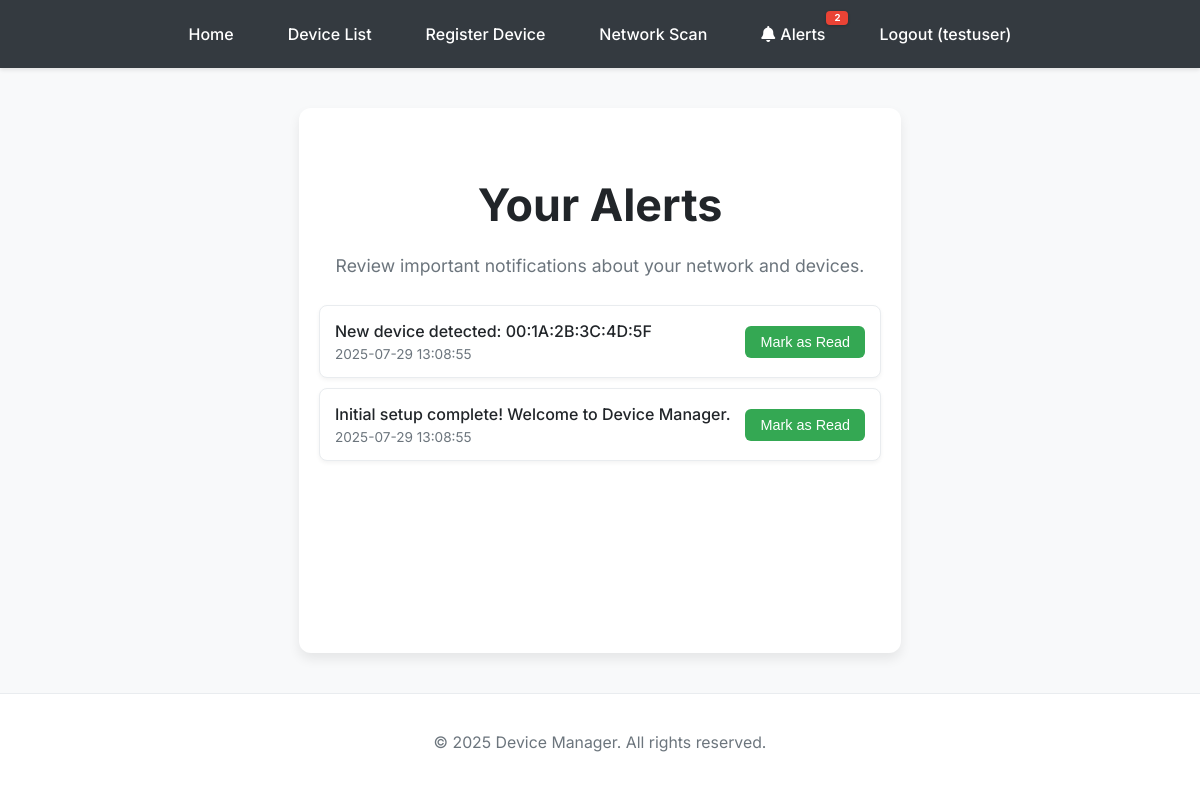
The app's page /alerts (signed in), older data.
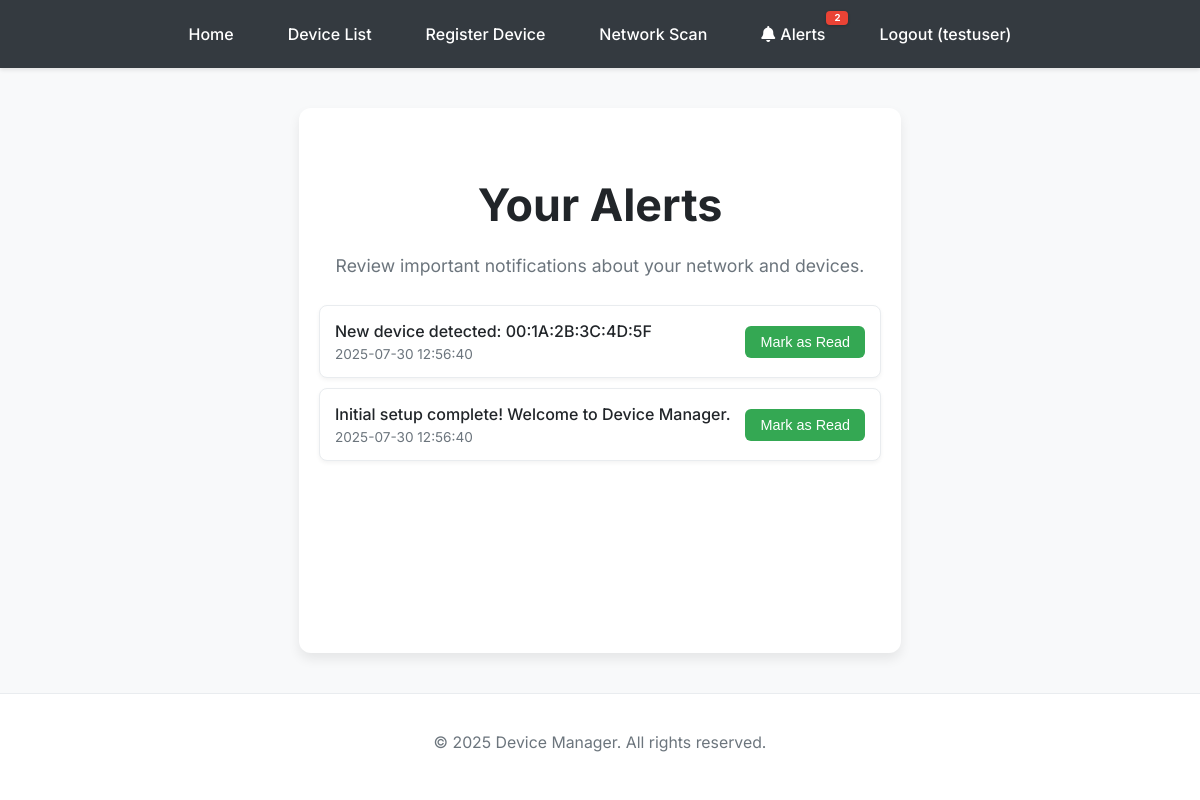
The same page, newer data.
### app.py (models this page shows, shortened)
class Alert(db.Model):
    id = db.Column(db.Integer, primary_key=True)
    user_id = db.Column(db.Integer, db.ForeignKey('user.id'), nullable=False)
    message = db.Column(db.String(255), nullable=False)
    timestamp = db.Column(db.DateTime, default=datetime.now, nullable=False)
    is_read = db.Column(db.Boolean, default=False)

### app.py (the view)
@app.route('/alerts')
@login_required
def alerts_page():
    all_alerts = Alert.query.filter_by(user_id=current_user.id).order_by(Alert.timestamp.desc()).all()
    return render_template('alerts.html', alerts=all_alerts)

### app.py (called while the page is built)
@login_manager.user_loader
def load_user(user_id):
    return User.query.get(int(user_id))

@app.context_processor
def inject_unread_alerts_count():
    if current_user.is_authenticated:
        unread_count = Alert.query.filter_by(user_id=current_user.id, is_read=False).count()
        return dict(unread_alerts_count=unread_count)
    return dict(unread_alerts_count=0)

### templates/alerts.html (shortened to what this page needs)
<!DOCTYPE html>
<html>
<head>
</head>
<body>
    {% include 'base_navbar.html' %}
    <div class="container">
        <h1>Your Alerts</h1>
        <p>Review important notifications about your network and devices.</p>
        {% if alerts %}
            <ul class="alerts-list">
                {% for alert in alerts %}
                    <li class="{% if alert.is_read %}read{% endif %}">
                        <div class="alert-content">
                            <div class="alert-message">{{ alert.message }}</div>
                            <div class="alert-timestamp">{{ alert.timestamp.strftime('%Y-%m-%d %H:%M:%S') }}</div>
                        </div>
                        {% if not alert.is_read %}
                            <form action="{{ url_for('mark_alert_read', alert_id=alert.id) }}" method="post" style="margin-left: 15px;">
                                <button type="submit" class="mark-read-button">Mark as Read</button>
                            </form>
                        {% endif %}
                    </li>
                {% endfor %}
            </ul>
        {% else %}
            <p class="no-alerts">You have no alerts at this time.</p>
        {% endif %}
    </div>
    <footer>
        <p>&copy; 2025 Device Manager. All rights reserved.</p>
    </footer>
</body>
</html>

Row changes from the older to the newer data that the page shows:
changed Alert "New device detected: 00:1A:2B:3C:4D:5F": timestamp "2025-07-29 13:08:55" → "2025-07-30 12:56:40"
changed Alert "Initial setup complete! Welcome to Device Manager.": timestamp "2025-07-29 13:08:55" → "2025-07-30 12:56:40"
